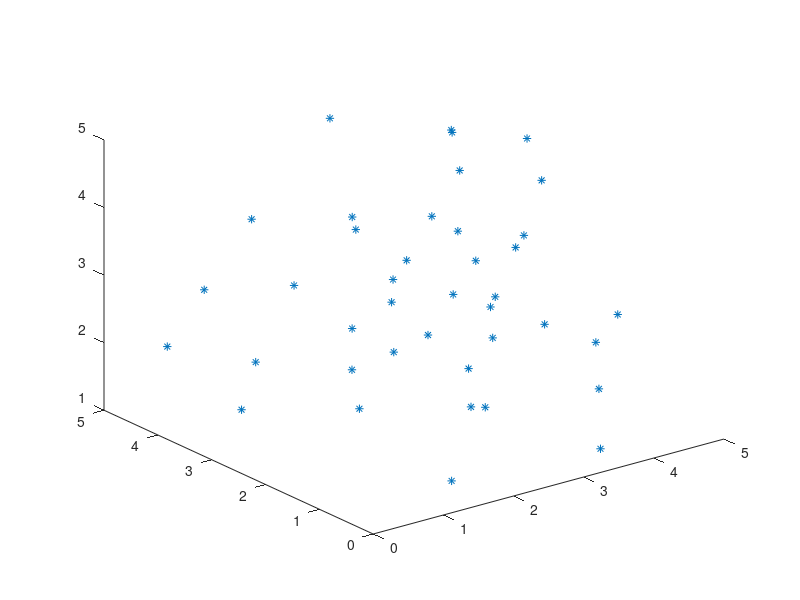

The MATLAB script that drew this image:
clear all;
%load rbf_c_store2;
n2_maxcenter=10;
amin=0;
amax=5;
for ii=1:n2_maxcenter
lincenter(1,ii)=amin+(ii-1)*(amax-amin)/(n2_maxcenter-1);
lincenter2(1,ii)=amax-(ii-1)*(amax-amin)/(n2_maxcenter-1);
end
rbf_c=[lincenter lincenter2;lincenter lincenter]

% save rbf_c_store10 rbf_c;
% 
%%
n2_maxcenter=20;
amin=0;
amax=5;
umin=1;
umax=5;
for ii=1:n2_maxcenter
lincenter(1,ii)=amin+(ii-1)*(amax-amin)/(n2_maxcenter-1);
lincenter2(1,ii)=amax-(ii-1)*(amax-amin)/(n2_maxcenter-1);
lincenter3(1,ii)=umin+(ii-1)*(umax-umin)/(n2_maxcenter-1);
linecenter4(1,ii)=umax-(ii-1)*(umax-umin)/(n2_maxcenter-1);
end
rbf_c=[lincenter lincenter2;lincenter lincenter; lincenter3 linecenter4]


%% discrete placed at discrete states
clear all
n2_maxcenter=50;
amin=0;
amax=5;
umin=1;
umax=5;
rbf_c=zeros(3,n2_maxcenter);
rbf_c(1:2,1:n2_maxcenter)=randi(amax,2,n2_maxcenter)
rbf_c(3,1:n2_maxcenter)=randi(umax,1,n2_maxcenter)


%% uniformly distributed over the reals
clear all
n2_maxcenter=40;
amin=0;
amax=5;
umin=1;
umax=5;
rbf_c=zeros(3,n2_maxcenter);
rbf_c(1:2,1:n2_maxcenter)=amin+(amax-amin).*rand(2,n2_maxcenter)
rbf_c(3,1:n2_maxcenter)=umin+(umax-umin).*rand(1,n2_maxcenter)
%
% counter=1;
% rbf_c=zeros(2,25);
% count=0
% for kk=1:5
% for jj=1:5
% rbf_c(1,jj+count)=counter;
% rbf_c(2,jj+count)=jj;
% end
% count=count+5;
% counter=counter+1;
% end
% 
% figure
% 

plot(rbf_c(1,:),rbf_c(2,:),'*')

plot3(rbf_c(1,:),rbf_c(2,:),rbf_c(3,:),'*')

